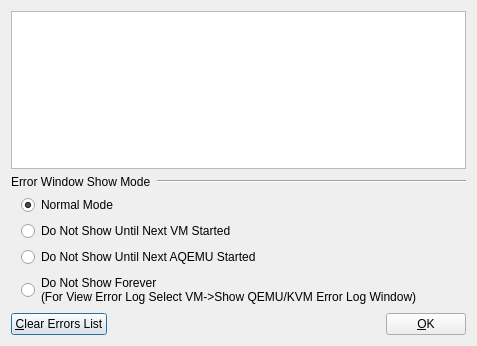
<?xml version="1.0" encoding="UTF-8"?>
<ui version="4.0">
 <author>Andrey Rijov</author>
 <class>Error_Log_Window</class>
 <widget class="QDialog" name="Error_Log_Window">
  <property name="geometry">
   <rect>
    <x>0</x>
    <y>0</y>
    <width>477</width>
    <height>346</height>
   </rect>
  </property>
  <property name="windowTitle">
   <string>QEMU Error Log</string>
  </property>
  <property name="windowIcon">
   <iconset resource="images.qrc">
    <normaloff>:/bug.png</normaloff>:/bug.png</iconset>
  </property>
  <layout class="QVBoxLayout" name="verticalLayout_2">
   <item>
    <widget class="QTextEdit" name="Edit_Log">
     <property name="readOnly">
      <bool>true</bool>
     </property>
    </widget>
   </item>
   <item>
    <layout class="QHBoxLayout" name="horizontalLayout_2">
     <item>
      <widget class="QLabel" name="Label_Show_Mode">
       <property name="sizePolicy">
        <sizepolicy hsizetype="Maximum" vsizetype="Preferred">
         <horstretch>0</horstretch>
         <verstretch>0</verstretch>
        </sizepolicy>
       </property>
       <property name="text">
        <string>Error Window Show Mode</string>
       </property>
      </widget>
     </item>
     <item>
      <widget class="Line" name="line">
       <property name="sizePolicy">
        <sizepolicy hsizetype="Minimum" vsizetype="Fixed">
         <horstretch>0</horstretch>
         <verstretch>0</verstretch>
        </sizepolicy>
       </property>
       <property name="orientation">
        <enum>Qt::Horizontal</enum>
       </property>
      </widget>
     </item>
    </layout>
   </item>
   <item>
    <layout class="QVBoxLayout" name="verticalLayout">
     <property name="leftMargin">
      <number>10</number>
     </property>
     <item>
      <widget class="QRadioButton" name="RB_Normal_Mode">
       <property name="text">
        <string>Normal Mode</string>
       </property>
       <property name="checked">
        <bool>true</bool>
       </property>
      </widget>
     </item>
     <item>
      <widget class="QRadioButton" name="RB_Show_VM_Started">
       <property name="text">
        <string>Do Not Show Until Next VM Started</string>
       </property>
       <property name="checked">
        <bool>false</bool>
       </property>
      </widget>
     </item>
     <item>
      <widget class="QRadioButton" name="RB_Show_AQEMU_Started">
       <property name="text">
        <string>Do Not Show Until Next AQEMU Started</string>
       </property>
      </widget>
     </item>
     <item>
      <widget class="QRadioButton" name="RB_No_Show_Forever">
       <property name="text">
        <string>Do Not Show Forever
(For View Error Log Select VM-&gt;Show QEMU/KVM Error Log Window)</string>
       </property>
      </widget>
     </item>
    </layout>
   </item>
   <item>
    <layout class="QHBoxLayout" name="horizontalLayout">
     <item>
      <widget class="QPushButton" name="Button_Clear_Log">
       <property name="text">
        <string>&amp;Clear Errors List</string>
       </property>
       <property name="icon">
        <iconset resource="images.qrc">
         <normaloff>:/error.png</normaloff>:/error.png</iconset>
       </property>
      </widget>
     </item>
     <item>
      <spacer name="horizontalSpacer">
       <property name="orientation">
        <enum>Qt::Horizontal</enum>
       </property>
       <property name="sizeHint" stdset="0">
        <size>
         <width>40</width>
         <height>20</height>
        </size>
       </property>
      </spacer>
     </item>
     <item>
      <widget class="QPushButton" name="Button_Hide">
       <property name="text">
        <string>&amp;OK</string>
       </property>
       <property name="icon">
        <iconset resource="images.qrc">
         <normaloff>:/ok.png</normaloff>:/ok.png</iconset>
       </property>
      </widget>
     </item>
    </layout>
   </item>
  </layout>
 </widget>
 <tabstops>
  <tabstop>Edit_Log</tabstop>
  <tabstop>RB_Normal_Mode</tabstop>
  <tabstop>RB_Show_VM_Started</tabstop>
  <tabstop>RB_Show_AQEMU_Started</tabstop>
  <tabstop>RB_No_Show_Forever</tabstop>
  <tabstop>Button_Clear_Log</tabstop>
  <tabstop>Button_Hide</tabstop>
 </tabstops>
 <resources>
  <include location="images.qrc"/>
 </resources>
 <connections>
  <connection>
   <sender>Button_Clear_Log</sender>
   <signal>clicked()</signal>
   <receiver>Edit_Log</receiver>
   <slot>clear()</slot>
   <hints>
    <hint type="sourcelabel">
     <x>53</x>
     <y>291</y>
    </hint>
    <hint type="destinationlabel">
     <x>228</x>
     <y>103</y>
    </hint>
   </hints>
  </connection>
 </connections>
</ui>
